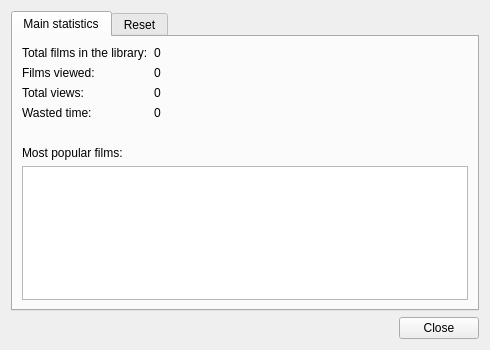
<?xml version="1.0" encoding="UTF-8"?>
<ui version="4.0">
 <class>StatisticsWindow</class>
 <widget class="QDialog" name="StatisticsWindow">
  <property name="windowModality">
   <enum>Qt::ApplicationModal</enum>
  </property>
  <property name="geometry">
   <rect>
    <x>0</x>
    <y>0</y>
    <width>490</width>
    <height>350</height>
   </rect>
  </property>
  <property name="minimumSize">
   <size>
    <width>490</width>
    <height>350</height>
   </size>
  </property>
  <property name="windowTitle">
   <string>Statistics</string>
  </property>
  <property name="windowIcon">
   <iconset resource="icons.qrc">
    <normaloff>:/window/film-statistic</normaloff>:/window/film-statistic</iconset>
  </property>
  <property name="modal">
   <bool>true</bool>
  </property>
  <layout class="QVBoxLayout" name="verticalLayout">
   <item>
    <widget class="QTabWidget" name="tabWidget">
     <property name="currentIndex">
      <number>0</number>
     </property>
     <widget class="QWidget" name="tabMainStatistics">
      <attribute name="title">
       <string>Main statistics</string>
      </attribute>
      <layout class="QVBoxLayout" name="verticalLayout_5">
       <item>
        <layout class="QHBoxLayout" name="horizontalLayout_2">
         <item>
          <layout class="QVBoxLayout" name="verticalLayout_4">
           <item>
            <widget class="QLabel" name="labelTotalFilmsInLibrary">
             <property name="text">
              <string>Total films in the library:</string>
             </property>
            </widget>
           </item>
           <item>
            <widget class="QLabel" name="labelFilmsViewed">
             <property name="text">
              <string>Films viewed:</string>
             </property>
            </widget>
           </item>
           <item>
            <widget class="QLabel" name="labelTotalViews">
             <property name="text">
              <string>Total views:</string>
             </property>
            </widget>
           </item>
           <item>
            <widget class="QLabel" name="labelWastedTime">
             <property name="text">
              <string>Wasted time:</string>
             </property>
            </widget>
           </item>
          </layout>
         </item>
         <item>
          <layout class="QVBoxLayout" name="verticalLayout_3">
           <item>
            <widget class="QLabel" name="lTotalFilmsInLibrary">
             <property name="text">
              <string notr="true">0</string>
             </property>
            </widget>
           </item>
           <item>
            <widget class="QLabel" name="lFilmsViewed">
             <property name="text">
              <string notr="true">0</string>
             </property>
            </widget>
           </item>
           <item>
            <widget class="QLabel" name="lTotalViews">
             <property name="text">
              <string notr="true">0</string>
             </property>
            </widget>
           </item>
           <item>
            <widget class="QLabel" name="lWastedTime">
             <property name="text">
              <string notr="true">0</string>
             </property>
            </widget>
           </item>
          </layout>
         </item>
         <item>
          <spacer name="horizontalSpacer">
           <property name="orientation">
            <enum>Qt::Horizontal</enum>
           </property>
           <property name="sizeHint" stdset="0">
            <size>
             <width>40</width>
             <height>20</height>
            </size>
           </property>
          </spacer>
         </item>
        </layout>
       </item>
       <item>
        <widget class="QLabel" name="labelSpace1">
         <property name="text">
          <string/>
         </property>
        </widget>
       </item>
       <item>
        <widget class="QLabel" name="labelMostPopularFilms">
         <property name="text">
          <string>Most popular films:</string>
         </property>
        </widget>
       </item>
       <item>
        <widget class="QListWidget" name="lwMostPopularFilms">
         <property name="editTriggers">
          <set>QAbstractItemView::NoEditTriggers</set>
         </property>
         <property name="alternatingRowColors">
          <bool>true</bool>
         </property>
         <property name="selectionMode">
          <enum>QAbstractItemView::NoSelection</enum>
         </property>
         <property name="verticalScrollMode">
          <enum>QAbstractItemView::ScrollPerPixel</enum>
         </property>
         <property name="horizontalScrollMode">
          <enum>QAbstractItemView::ScrollPerPixel</enum>
         </property>
        </widget>
       </item>
      </layout>
     </widget>
     <widget class="QWidget" name="tabReset">
      <attribute name="title">
       <string>Reset</string>
      </attribute>
      <layout class="QVBoxLayout" name="verticalLayout_2">
       <item>
        <widget class="QLabel" name="labelNonono">
         <property name="text">
          <string>Warning! This action will reset the counter of views and can not be undone.</string>
         </property>
         <property name="wordWrap">
          <bool>true</bool>
         </property>
        </widget>
       </item>
       <item>
        <layout class="QHBoxLayout" name="horizontalLayout">
         <item>
          <spacer name="hs1">
           <property name="orientation">
            <enum>Qt::Horizontal</enum>
           </property>
           <property name="sizeHint" stdset="0">
            <size>
             <width>40</width>
             <height>20</height>
            </size>
           </property>
          </spacer>
         </item>
         <item>
          <widget class="QPushButton" name="bReset">
           <property name="styleSheet">
            <string notr="true">color: rgb(200, 0, 0);</string>
           </property>
           <property name="text">
            <string>Reset statistics</string>
           </property>
          </widget>
         </item>
         <item>
          <spacer name="hs2">
           <property name="orientation">
            <enum>Qt::Horizontal</enum>
           </property>
           <property name="sizeHint" stdset="0">
            <size>
             <width>40</width>
             <height>20</height>
            </size>
           </property>
          </spacer>
         </item>
        </layout>
       </item>
       <item>
        <spacer name="verticalSpacer">
         <property name="orientation">
          <enum>Qt::Vertical</enum>
         </property>
         <property name="sizeHint" stdset="0">
          <size>
           <width>20</width>
           <height>40</height>
          </size>
         </property>
        </spacer>
       </item>
      </layout>
     </widget>
    </widget>
   </item>
   <item>
    <widget class="QDialogButtonBox" name="buttonBox">
     <property name="standardButtons">
      <set>QDialogButtonBox::Close</set>
     </property>
    </widget>
   </item>
  </layout>
 </widget>
 <resources>
  <include location="icons.qrc"/>
 </resources>
 <connections>
  <connection>
   <sender>buttonBox</sender>
   <signal>rejected()</signal>
   <receiver>StatisticsWindow</receiver>
   <slot>close()</slot>
   <hints>
    <hint type="sourcelabel">
     <x>297</x>
     <y>163</y>
    </hint>
    <hint type="destinationlabel">
     <x>203</x>
     <y>94</y>
    </hint>
   </hints>
  </connection>
 </connections>
</ui>
